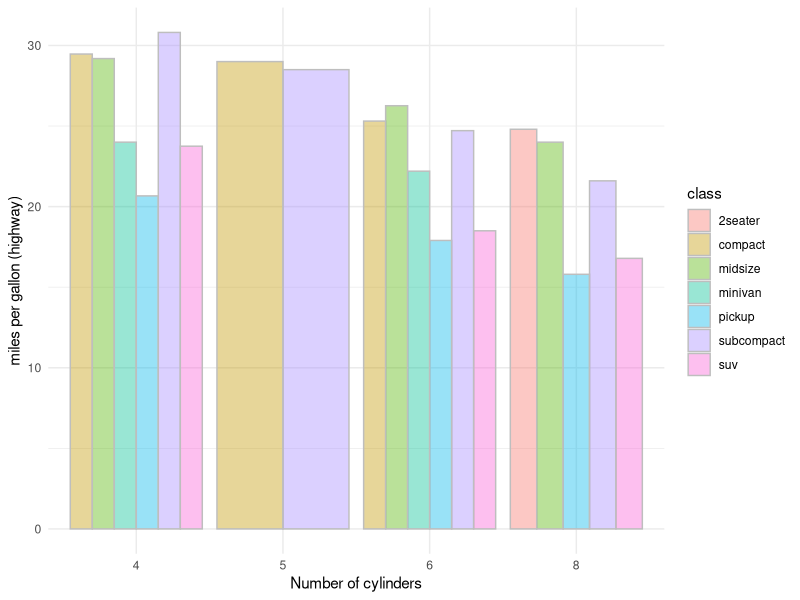

Source code (R):
## ---- chunk 1
library(ggplot2, tidyverse)
theme_set(theme_minimal())
update_geom_defaults("bar", list(fill = "steelblue", alpha = 0.4))
update_geom_defaults("point", list(color = "steelblue", alpha = 0.4, size = 2.6))
update_geom_defaults("boxplot", list(fill = "steelblue", alpha = 0.4))
## ---- chunk 2
ggplot(data = mpg, mapping = aes(x = as.factor(cyl), y = hwy)) + geom_bar(aes(fill = class), color = "grey", stat="summary", fun="mean", position = "dodge") + xlab("Number of cylinders") + ylab("miles per gallon (highway)")
